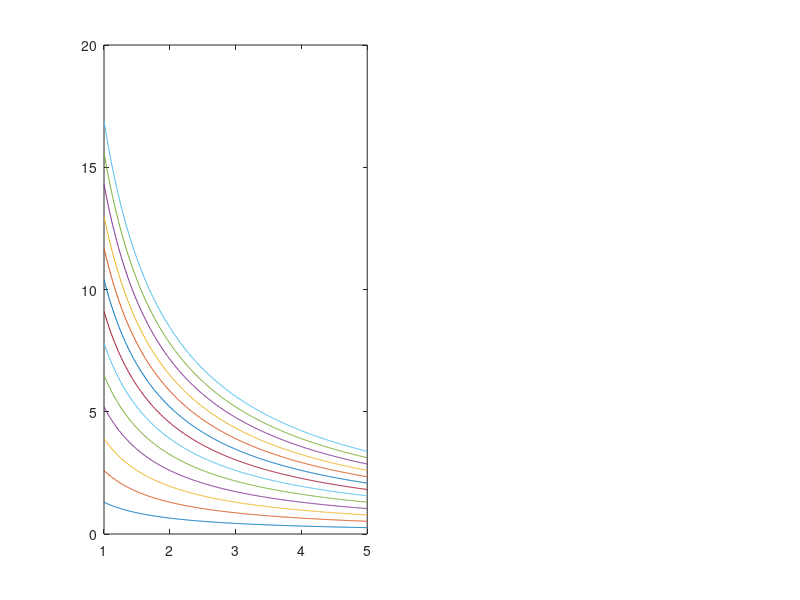

Write MATLAB code to recreate this figure. (Note: this script raises an error after producing the figure.)
% Probando cosas
clear, clc, close all

% Define colors
outer_space_crayola = [40, 61, 59]/255;
skoleboff = [25, 114, 120]/255;
morning_blue = [131, 168, 166]/255;
champagne_pink = [237, 221, 212]/255;
new_york_pink = [217, 145, 133]/255;
international_orange_golden = [196, 69, 54]/255;
liver_organ = [119, 46, 37]/255;

% Define physic variables
N = 1:0.01:5; % Numero de vueltas del polipasto
l = 1:0.1:100; % cm de longitud del hilo
h = 0:1:12; % Numero de hilos del actuador
n = 8; % My number of wires

s = zeros(length(N), length(l)); % Displacement
F_max = zeros(length(h), length(N)); % Force
F_rec = zeros(length(h), length(N)); % Force

% Define graphic variables
color_plot_s = zeros(length(N), 3);
color_plot_F = zeros(length(h), 3);

%% GET DATA
% Displacement
% for i=1:length(N) 
%     s(i,:) = 0.03*i*l;
%     if i == 1
%         color_plot_s(i,:) = skoleboff(1,:);
%     elseif i == n
%         color_plot_s(i,:) = international_orange_golden(1,:);
%     else
%         color_plot_s(i,:) = champagne_pink(1,:);
%     end
% end

% Maximum Force
for i=1:length(h) 
    F_max(i,:) = 1.3*i./N;
    if i == 1
        color_plot_F(i,:) = skoleboff(1,:);
    elseif i == n
        color_plot_F(i,:) = international_orange_golden(1,:);
    else
        color_plot_F(i,:) = champagne_pink(1,:);
    end
end

% Minimum Force
for i=1:length(h) 
    F_rec(i,:) = 0.512*i.*N;
    if i == 1
        color_plot_F(i,:) = skoleboff(1,:);
    elseif i == n
        color_plot_F(i,:) = international_orange_golden(1,:);
    else
        color_plot_F(i,:) = champagne_pink(1,:);
    end
end

%% PLOTS 
fig_w = 25;
fig_h = 13;
fig_pos = [10 5 fig_w fig_h];
pdf_size = [fig_w+0.25 fig_h+0.25];

% % Displacement
% disp_plot = figure('Name','A','NumberTitle','off', 'Color', 'white', 'Units','centimeters', 'Position', fig_pos);
% plot(l,s)
% colororder(color_plot_s)
% title('\fontsize{18} \bf Displacement')
% xlabel('\fontsize{16}SMA wire length')
% ylabel('\fontsize{16}cm')
% legend('N=1','N=2','N=3','N=4','N=5','Location','northwest')
% grid off
% xlim([0, l(end)])

% Force max
force_plot = figure('Name','A','NumberTitle','off', 'Color', 'white', 'Units','centimeters', 'Position', fig_pos);
force_max_sb = subplot(1,2,1);
plot(N,F_max)
colororder(color_plot_F)
title('\fontsize{18} \bf Maximum Force')
xlabel('\fontsize{16}Number of hoist turns')
ylabel('\fontsize{16}kg')
legend('Single SMA Actuator','','','','','','','Parallel Hoist SMA Actuator (8 wires)','Parallel Hoist SMA Actuator (h wires)','Location','northwest')
grid off
xlim([1, N(end)])

% Force rec
force_rec_sb = subplot(1,2,2);
plot(N,F_rec)
colororder(color_plot_F)
title('\fontsize{18} \bf Recovery Force')
xlabel('\fontsize{16}Number of hoist turns')
ylabel('\fontsize{16}kg')
legend('Single SMA Actuator','','','','','','','Parallel Hoist SMA Actuator (8 wires)','Parallel Hoist SMA Actuator (h wires)','Location','northwest')
grid off
xlim([1, N(end)])
